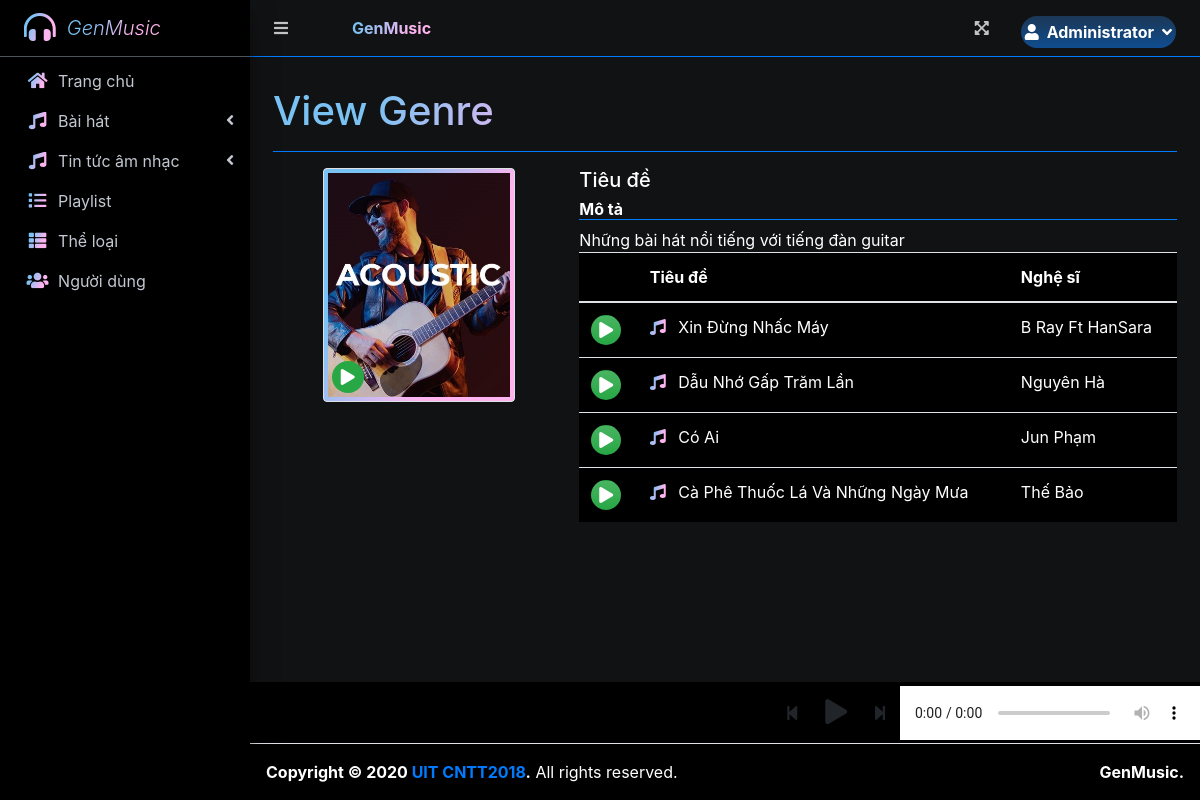
Page /index.php?page=view_genre&id=9 (signed in) on the committed database.
### tables this page shows
CREATE TABLE `uploads` (
  `id` int(30) NOT NULL,
  `user_id` int(30) NOT NULL,
  `genre_id` int(30) NOT NULL,
  `title` text NOT NULL,
  `artist` text NOT NULL,
  `description` text NOT NULL,
  `upath` text NOT NULL,
  `cover_image` text NOT NULL,
  `date_created` int(11) NOT NULL DEFAULT current_timestamp()
);

### view_genre.php (the view, shortened to what this page needs)
<?php
include 'db_connect.php';
?>
<div class="col-lg-12">
	<div class="row">
		<div class="col-md-4">
			<center>
				<div class="d-flex img-thumbnail bg-gradient-1 position-relative" style="width: 12rem">
					<img src="assets/uploads/<?php echo $cover_photo ?>" alt="" style="object-fit: cover;max-width: 100%;height:14rem">
					<span class="position-absolute" style="bottom:.5em;left:.5em"><div class=" bg-green rounded-circle d-flex justify-content-center align-items-center" style="width: 2rem;height: 2rem;cursor: pointer;" onclick="play_playlist()"><i class="fa fa-play"></i></div></span>
				</div>
			</center>
		</div>
		<div class="col-md-8">
			<h5 class="text-white">Tiêu đề <?php echo ucwords($ptitle); ?></h5>
			<h6 class="text-white border-bottom border-primary"><b class="text-white">Mô tả</b></h6>
			<div class="text-white">
				<?php echo html_entity_decode($description) ?>
			</div>
			<table class="table bg-black">
			<thead>
				<tr>
					<th></th>
					<th>Tiêu đề</th>
					<th>Nghệ sĩ</th>
				</tr>
			</thead>
			<tbody>
				<?php
				$i = 0;
					$items = $conn->query("SELECT * FROM uploads where genre_id =$id ");
					while($row= $items->fetch_assoc()):
				?>
					<tr class="pitem" data-queue="<?php echo $i ?>" data-id="<?php echo $row['id'] ?>" data-upath="<?php echo $row['upath'] ?>">
						<td>
							<span class="btn bg-gradient-success rounded-circle d-flex justify-content-center align-items-center" style="width:30px;height:30px;z-index:2" onclick="play_playlist(<?php echo $i ?>)">
								<div class="fa fa-play text-white"></div>
							</span>
						</td>
						<td>
							<i class='fa fa-music text-gradient-primary mr-2'></i>
							<?php echo ucwords($row['title']) ?>
						</td>
						<td>
							<?php echo ucwords($row['artist']) ?>
						</td>
					</tr>
				<?php
					$i++;
					endwhile;
				 ?>
			</tbody>
			</table>
		</div>
	</div>
</div>

### rows in the picture
uploads: title "Xin Đừng Nhấc Máy", artist "B Ray Ft HanSara"
uploads: title "Dẫu Nhớ Gấp Trăm Lần", artist "Nguyên Hà"
uploads: title "Có Ai", artist "Jun Phạm"
uploads: title "Cà Phê Thuốc Lá Và Những Ngày Mưa", artist "Thế Bảo"

### other values in the picture
$_SESSION['login_firstname'] "Administrator"
$title "View Genre"
html_entity_decode($description) "Những bài hát nổi tiếng với tiếng đàn guitar"
